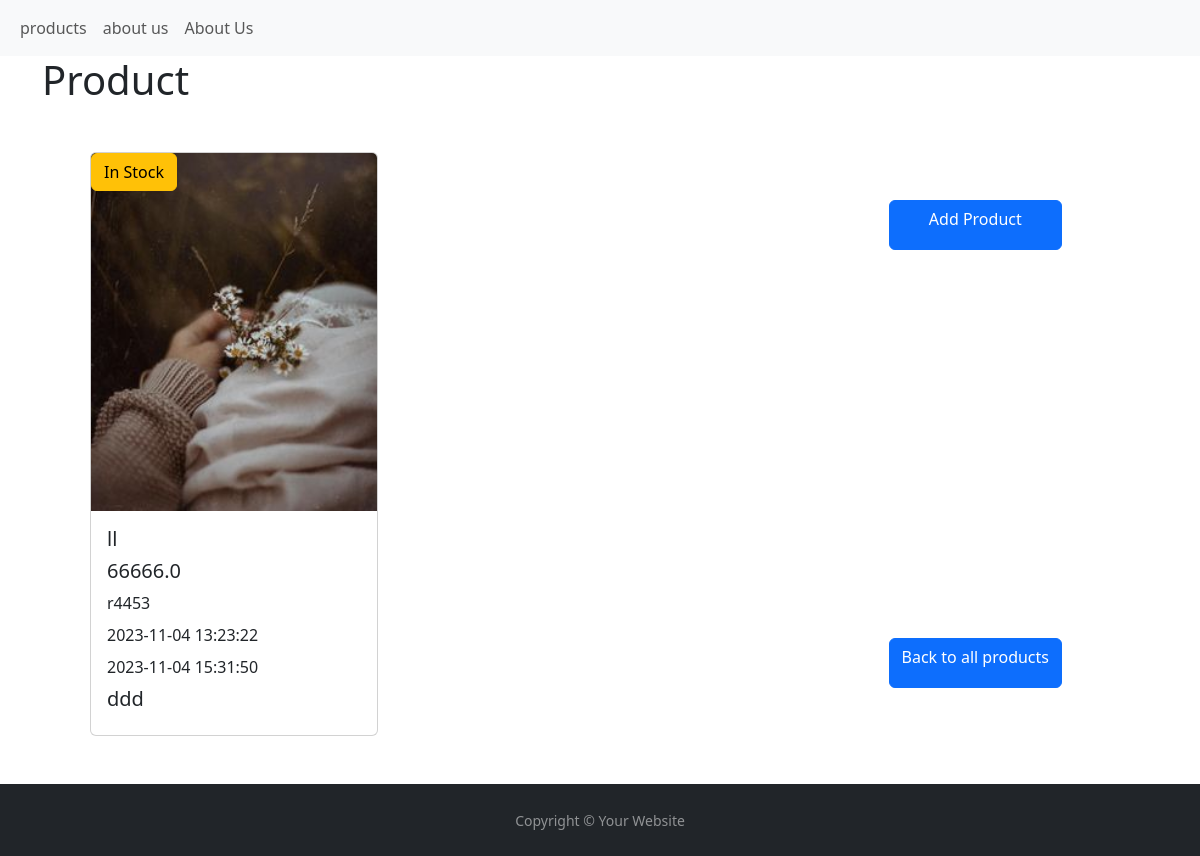
Page /products/22 on the committed database.
### app/models.py (models this page shows, shortened)
class Product(db.Model):
    __tablename__ = 'products'
    id = db.Column(db.Integer, primary_key=True)
    name = db.Column(db.String)
    image = db.Column(db.String, nullable=True)
    description = db.Column(db.Text)
    price = db.Column(db.Float)
    in_stock = db.Column(db.Boolean, default=False)
    created_on = db.Column(db.DateTime, default=func.current_timestamp())
    updated_on = db.Column(db.DateTime, default=func.current_timestamp(), onupdate=func.current_timestamp())
    cat_id = db.Column(db.Integer, db.ForeignKey('categories.id'), nullable=True)  # Define the foreign key column
    category = db.relationship("Category", foreign_keys=[cat_id])  # Define the relationship with the Category model
    @classmethod
    def get_specific_obj(cls,id):
        return cls.query.get_or_404(id)

class Category(db.Model):
     __tablename__ = 'categories'
     id = db.Column(db.Integer, primary_key=True)
     name = db.Column(db.String, unique=True)
     image = db.Column(db.String, nullable=True)
     created_on = db.Column(db.DateTime, default=func.current_timestamp())
     updated_on = db.Column(db.DateTime, default=func.current_timestamp(), onupdate=func.current_timestamp())
     products=db.relationship(Product,backref='catgory')

### app/products/views.py (the view)
@product_blueprint.route('<int:id>', endpoint='show', methods=['GET'])
def show(id):
    product=Product.get_specific_obj(id)
    return render_template('products/show.html', product=product)

### app/templates/products/show.html (shortened to what this page needs)
{% extends 'layouts/base.html' %}
{% block body %}
    <h1> Product </h1>
 <div class="d-flex justify-content-between m-5">
   <div class="card position-relative" style="width: 18rem;">
  <img src="{{ url_for('static', filename='/products/uploads/'+product.image)}}" class="card-img-top" alt="...">
       <div class="card-body   ">
           <h5 class="card-title">{{product.name}}</h5>
           <h5 class="card-title">{{ product.price }}</h5>
           <p class="card-title">{{ product.description }}</p>
           <p class="card-title">{{ product.created_on }}</p>
           <p class="card-title">{{ product.updated_on }}</p>
     <h5 class="card-title">{{ product.category.name }}</h5>
            <button type="button" class="btn
                {% if product.in_stock %}
                    btn-warning
                {% else %}
                    btn-danger
                {% endif %}
                position-absolute top-0 start-0">
                {% if product.in_stock %}
                    In Stock
                {% else %}
                    Out of Stock
                {% endif %}
            </button>
          </div>
        </div>
      <div class="d-flex flex-column justify-content-between m-5">
         <a href="{{url_for('products.create')}}" class="btn btn-primary" style="height:50px">Add Product</a>
          <a href="{{url_for('products.index')}}" class="btn btn-primary" style="height:50px">Back to all products </a>
      </div>
 </div>
{% endblock %}

### rows in the picture
Product: image (picture), name "ll", price "66666.0", description "r4453", created_on "2023-11-04 13:23:22", updated_on "2023-11-04 15:31:50"
Category: category.name "ddd"
